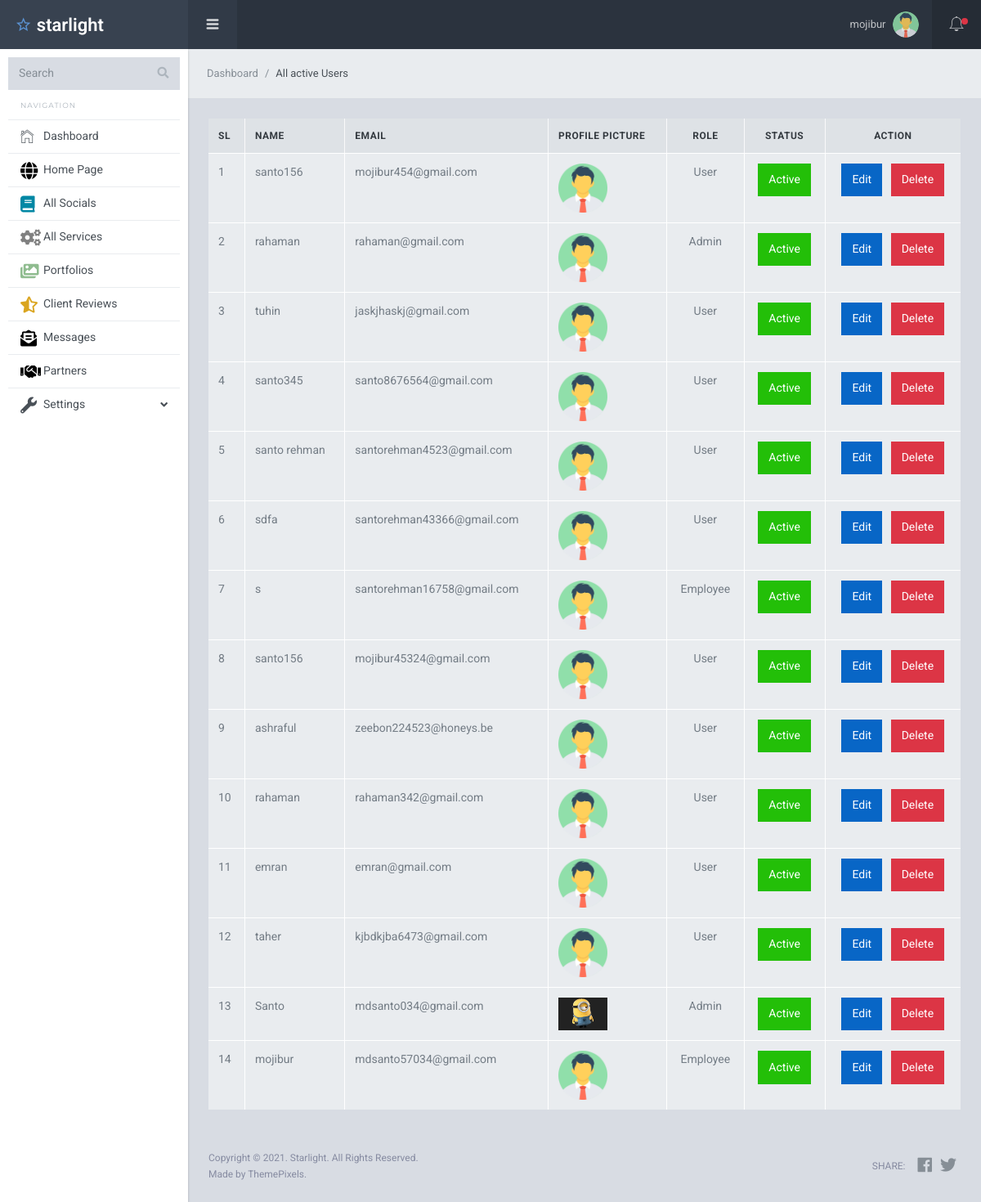
The app's page /dashboard/user-active-list.php (signed in), older data.
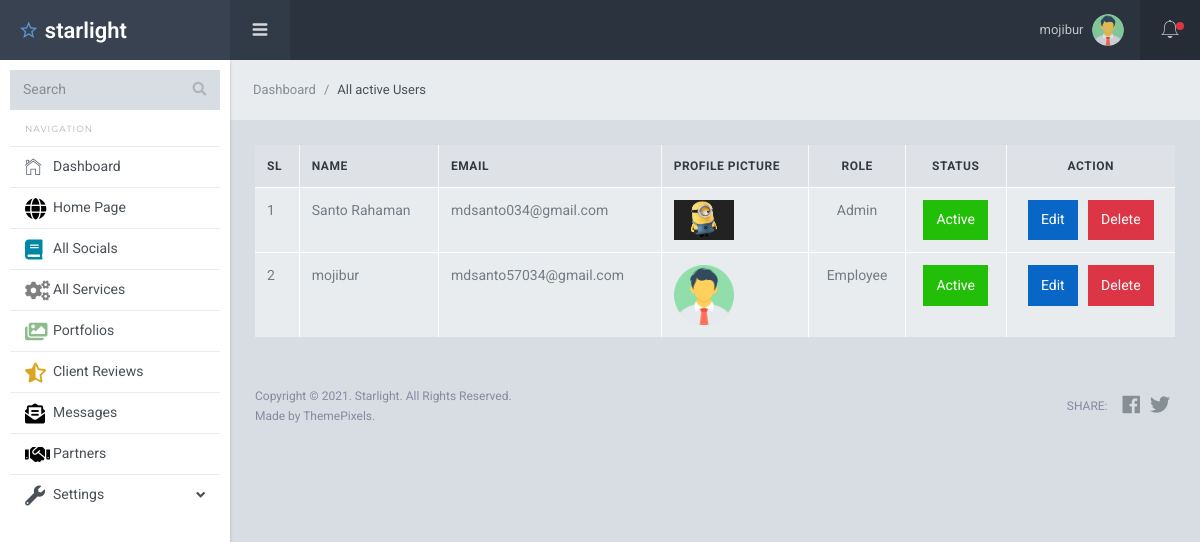
The same page, newer data.
### tables this page shows
CREATE TABLE `users` (
  `id` int(11) NOT NULL,
  `name` varchar(255) NOT NULL,
  `email` varchar(255) NOT NULL,
  `passwords` varchar(255) NOT NULL,
  `status` tinyint(4) NOT NULL DEFAULT 1 COMMENT 'active =1\r\ninactive =2',
  `role` tinyint(4) NOT NULL DEFAULT 1 COMMENT 'user=1,employee=2.admin=3',
  `profile_img` varchar(255) NOT NULL DEFAULT 'default.png'
);

### dashboard/user-active-list.php (the view, shortened to what this page needs)
<?php
require 'inc/header.php';
$select_data = 'SELECT * FROM `users` WHERE `status` = 1';
$data_query = mysqli_query($data, $select_data);
?>
<div class="sl-mainpanel">
    <nav class="breadcrumb sl-breadcrumb">
        <a class="breadcrumb-item" href="dashboard.php">Dashboard</a>
        <span class="breadcrumb-item active">All active Users</span>
    </nav>
    <div class="sl-pagebody">
        <div class="sl-page-title">
            <table class="table table-bordered" id="myTable">
                <thead>
                    <tr class="info">
                        <th>SL</th>
                        <th>Name</th>
                        <th>Email</th>
                        <th>Profile Picture</th>
                        <th class="text-center">Role</th>
                        <th class="text-center">Status</th>
                        <th class="text-center">Action</th>
                    </tr>
                </thead>
                <tbody>
                    <?php
                    foreach ($data_query as $key => $value) { ?>
                        <tr class="active">
                            <td> <?= ++$key; ?> </td>
                            <td> <?= $value['name']; ?> </td>
                            <td> <?= $value['email']; ?></td>
                            <td>
                            <img width="60" src="img-upload/<?= $value['profile_img']; ?>" >
                            </td>
                            <td class="text-center">
                                <?php
                                if ($value['role'] == 1) {
                                    echo 'User';
                                } elseif ($value['role'] == 2) {
                                    echo 'Employee';
                                } else {
                                    echo 'Admin';
                                }
                                ?>
                            </td>
                            <td class="text-center">
                                <a href="user_inactive.php?user_id=<?= $value['id']; ?>" class="btn btn-success">Active</a>
                            </td>
                            <td class="text-center">
                                <a href="user-edit.php?user_edit_id=<?= $value['id']; ?>" class="btn btn-primary">Edit</a> &nbsp;
                                <button data-id="<?= $value['id']; ?>" class="btn btn-danger userDelete_button">Delete</button>
                            </td>
                        </tr>
                    <?php }
                    ?>
                </tbody>
            </table>
        </div>
    </div>
<?php
require 'inc/footer.php';
?>

### dashboard/inc/header.php (shortened to what this page needs)
<?php
require_once '../data.php';
$url_explode = explode('/', $_SERVER['PHP_SELF']);
$explode_file = end($url_explode);
$users_id = $_SESSION['id'];
$select = "SELECT * FROM `users` WHERE `id`= '$users_id' ";
$users_query = mysqli_query($data, $select);
$query_users_assoc = mysqli_fetch_assoc($users_query);
?>
<!DOCTYPE html>
<html lang="en">
<head>
  <link rel="stylesheet" href="//cdn.datatables.net/1.10.23/css/jquery.dataTables.min.css">
  <link href="../assets/lib/font-awesome/css/fontawesome-all.min.css" rel="stylesheet">
  <link href="../assets/lib/Ionicons/css/ionicons.css" rel="stylesheet">
  <link href="../assets/lib/perfect-scrollbar/css/perfect-scrollbar.css" rel="stylesheet">
  <link rel="stylesheet" href="../assets/css/starlight.css">
</head>
<body>
  <div class="sl-logo"><a href="dashboard.php"><i class="icon ion-android-star-outline"></i> starlight</a></div>
  <div class="sl-sideleft">
    <div class="input-group input-group-search">
      <input type="search" name="search" class="form-control" placeholder="Search">
      <span class="input-group-btn">
        <button class="btn"><i class="fa fa-search"></i></button>
      </span>
    </div>
    <label class="sidebar-label">Navigation</label>
    <div class="sl-sideleft-menu">
      <a href="dashboard.php" class="sl-menu-link <?= $explode_file == 'dashboard.php' ? 'active' : '' ?>">
        <div class="sl-menu-item">
          <i class="menu-item-icon icon ion-ios-home-outline tx-22"></i>
          <span class="menu-item-label">Dashboard</span>
        </div>
      </a>
      <a href="../index.php" target="_blank" class="sl-menu-link">
        <div class="sl-menu-item">
          <i class="menu-item-icon icon fa fa-globe tx-22" style="color: black;"></i>
          <span class="menu-item-label">Home Page</span>
        </div>
      </a>
      <a href="socials.php" class="sl-menu-link <?= $explode_file == 'socials.php' ? 'active' : '' ?>">
        <div class="sl-menu-item">
          <i class="menu-item-icon icon fa fa-book tx-20" style="color: #0087A4;"></i>
          <span class="menu-item-label">All Socials</span>
        </div>
      </a>
      <a href="services.php" class="sl-menu-link <?= $explode_file == 'services.php' ? 'active' : '' ?>">
        <div class="sl-menu-item">
          <i class="menu-item-icon icon fa fa-cogs tx-20" style="color: #808080;"></i>
          <span class="menu-item-label">All Services</span>
        </div>
      </a>
      <a href="portfolios.php" class="sl-menu-link <?= $explode_file == 'portfolios.php' ? 'active' : '' ?>">
        <div class="sl-menu-item">
          <i class="menu-item-icon icon fa fa-images tx-20" style="color: #8FBC8F;"></i>
          <span class="menu-item-label">Portfolios</span>
        </div>
      </a>
      <a href="reviews.php" class="sl-menu-link <?= $explode_file == 'reviews.php' ? 'active' : '' ?>">
        <div class="sl-menu-item">
          <i class="menu-item-icon icon fa fa-star-half-alt tx-20" style="color: #DAA520;"></i>
          <span class="menu-item-label">Client Reviews</span>
        </div>
      </a>
      <a href="messages.php" class="sl-menu-link <?= $explode_file == 'messages.php' ? 'active' : '' ?>">
        <div class="sl-menu-item">
          <i class="menu-item-icon icon fa fa-envelope-open-text tx-20" style="color: black;"></i>
          <span class="menu-item-label">Messages</span>
        </div>
      </a>
      <a href="partners.php" class="sl-menu-link <?= $explode_file == 'partners.php' ? 'active' : '' ?>">
        <div class="sl-menu-item">
          <i class="menu-item-icon icon fa fa-handshake tx-20" style="color: black;"></i>
          <span class="menu-item-label">Partners</span>
        </div>
      </a>
      <a href="#" class="sl-menu-link <?= $explode_file == 'general-settings.php' ? 'active' : '' ?> <?= $explode_file == 'profile.php' ? 'active' : '' ?> <?= $explode_file == 'offices.php' ? 'active' : '' ?>">
        <div class="sl-menu-item">
          <i class="menu-item-icon fa fa-wrench tx-20"></i>
          <span class="menu-item-label">Settings</span>
          <i class="menu-item-arrow fa fa-angle-down"></i>
        </div>
      </a>
    </div>
    <br>
  </div>
  <div class="sl-header">
    <div class="sl-header-left">
      <div class="navicon-left hidden-md-down"><a id="btnLeftMenu" href=""><i class="icon ion-navicon-round"></i></a></div>
    </div>
    <div class="sl-header-right">
      <nav class="nav">
        <div class="dropdown">
          <a href="" class="nav-link nav-link-profile" data-toggle="dropdown">
            <span class="logged-name">
              <?= $_SESSION['name'] ?>
            </span>
            <img src="img-upload/<?= $query_users_assoc['profile_img'] ?>" class="wd-32 rounded-circle" alt="">
          </a>
        </div>
      </nav>
      <div class="navicon-right">
        <a id="btnRightMenu" href="" class="pos-relative">
          <i class="icon ion-ios-bell-outline"></i>
          <span class="square-8 bg-danger"></span>
        </a>
      </div>
    </div>
  </div>

### dashboard/inc/footer.php (shortened to what this page needs)
<footer class="sl-footer">
  <div class="footer-left">
    <div class="mg-b-2">Copyright &copy; <?php echo date('Y'); ?>. Starlight. All Rights Reserved.</div>
    <div>Made by ThemePixels.</div>
  </div>
  <div class="footer-right d-flex align-items-center">
    <span class="tx-uppercase mg-r-10">Share:</span>
    <a target="_blank" class="pd-x-5" href="https://www.facebook.com/sharer/sharer.php?u=http%3A//themepixels.me/starlight"><i class="fab fa-facebook tx-20"></i></a>
    <a target="_blank" class="pd-x-5" href="https://twitter.com/home?status=Starlight,%20your%20best%20choice%20for%20premium%20quality%20admin%20template%20from%20Bootstrap.%20Get%20it%20now%20at%20http%3A//themepixels.me/starlight"><i class="fab fa-twitter tx-20"></i></a>
  </div>
</footer>
</body>
</html>

Row changes from the older to the newer data that the page shows:
removed users: name "santo156", email "mojibur454@gmail.com", profile_img (placeholder picture), role "User"
removed users: name "rahaman", email "rahaman@gmail.com", profile_img (placeholder picture), role "Admin"
removed users: name "tuhin", email "jaskjhaskj@gmail.com", profile_img (placeholder picture), role "User"
removed users: name "santo345", email "santo8676564@gmail.com", profile_img (placeholder picture), role "User"
removed users: name "santo rehman", email "santorehman4523@gmail.com", profile_img (placeholder picture), role "User"
removed users: name "sdfa", email "santorehman43366@gmail.com", profile_img (placeholder picture), role "User"
removed users: name "s", email "santorehman16758@gmail.com", profile_img (placeholder picture), role "Employee"
removed users: name "santo156", email "mojibur45324@gmail.com", profile_img (placeholder picture), role "User"
removed users: name "ashraful", email "zeebon224523@honeys.be", profile_img (placeholder picture), role "User"
removed users: name "rahaman", email "rahaman342@gmail.com", profile_img (placeholder picture), role "User"
removed users: name "emran", email "emran@gmail.com", profile_img (placeholder picture), role "User"
removed users: name "taher", email "kjbdkjba6473@gmail.com", profile_img (placeholder picture), role "User"
changed users "mdsanto034@gmail.com": name "Santo" → "Santo Rahaman"
